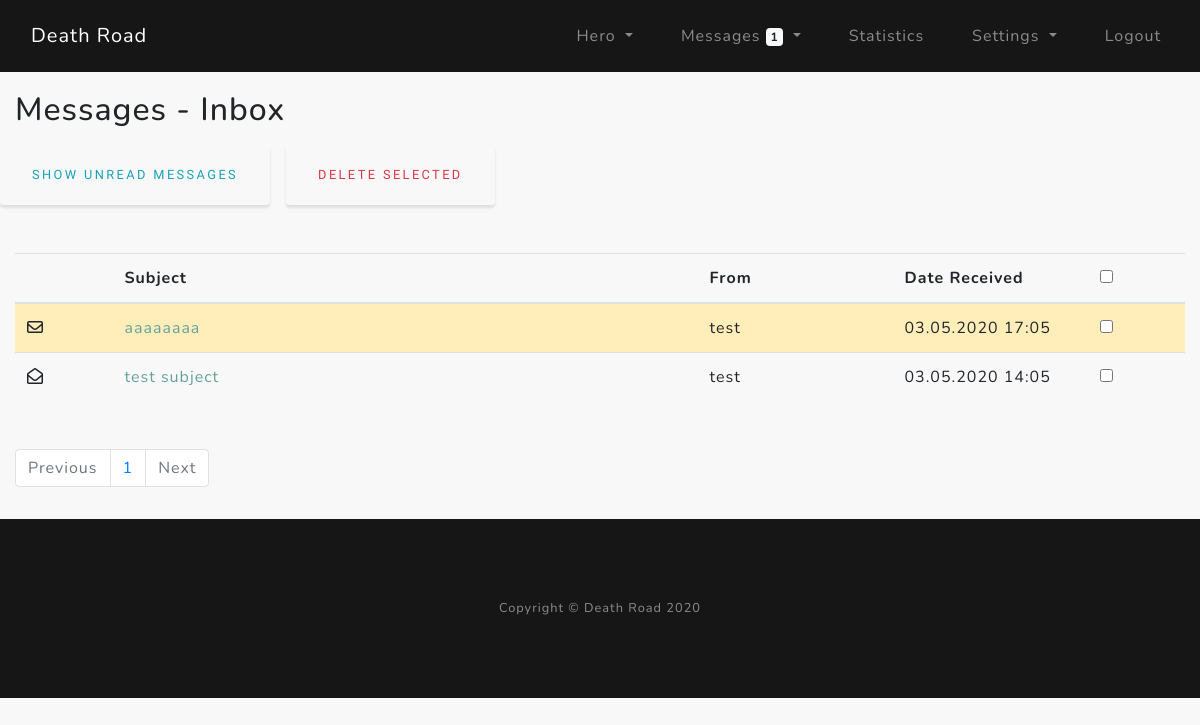
The page /msg_inbox (signed in) on the database as committed earlier.
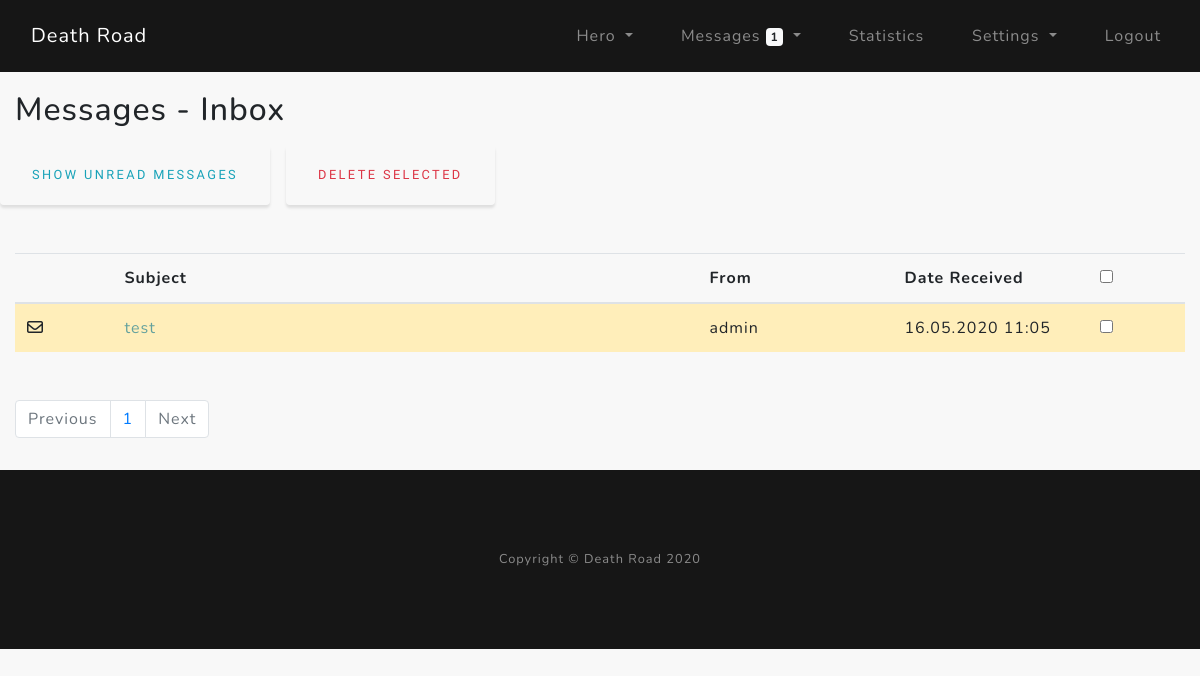
The same page on the database as committed later.
### core/models.py (models this page shows)
class Messages(db.Model):
    __tablename__ = "messages"
    mid = Column(Integer, primary_key=True)  # message ID
    recipient = Column(String(32))  # recipient - user id from name
    sender = Column(String(32))  # sender - current user id
    subject_msg = Column(String(32))  # subject_msg - msg subject
    body_msg = Column(Text)  # body_msg - message body
    date = Column(DateTime)  # date - date sent
    seen = Column(Boolean)  # seen - message seen
    del_in = Column(Boolean)  # del_in - delete message from inbox
    del_out = Column(Boolean)  # del_out - delete message from outbox

### core/messages/routes.py (the view, shortened to what this page needs)
@msgs.route("/msg_inbox", methods=["POST", "GET"])
@login_required
def msg_inbox():
    page = request.args.get("page", 1, type=int)
    msg_per_page = User.query.get_or_404(current_user.id)
    get_unread_msgs = unread_msgs(current_user.username)
    if request.args and request.args.get("unread") == "true":
        unread_msg_count = Messages.query. \
            filter_by(recipient=current_user.username, del_in=False, seen=False). \
            count()
        msgs_received = Messages.query. \
            order_by(Messages.date.desc()). \
            filter_by(recipient=current_user.username, del_in=False, seen=False). \
            paginate(page=page, per_page=unread_msg_count)
    else:
        msgs_received = Messages.query. \
            order_by(Messages.date.desc()). \
            filter_by(recipient=current_user.username, del_in=False). \
            paginate(page=page, per_page=msg_per_page.msg_per_page)
    next_page_button = url_for("msgs.msg_inbox", page=msgs_received.next_num) if msgs_received.next_num else None
    previous_page_button = url_for("msgs.msg_inbox", page=msgs_received.prev_num) if msgs_received.prev_num else None
    form = MessageMultipleDelete()
    return render_template("msg_inbox.html",
                           msgs_received=msgs_received,
                           next_page_button=next_page_button,
                           previous_page_button=previous_page_button,
                           form=form,
                           get_unread_msgs=get_unread_msgs)

### core/messages/forms.py
class MessageMultipleDelete(FlaskForm):
    multi_del = BooleanField()
    submit_del = SubmitField("Delete Selected")

### core/models.py (called while the page is built)
@login_manager.user_loader
def load_user(user_id):
    return User.query.get(int(user_id))

### core/utils/unread_msgs.py (called while the page is built)
def unread_msgs(current_acc_uname):
    gum = Messages.query.filter_by(recipient=current_acc_uname, del_in=False, seen=False).count()
    return gum

### core/templates/msg_inbox.html (shortened to what this page needs)
{% extends "layout.html" %}
{% block content %}
<section class="msg_inbox-section">
    <div class="container py-3">
        <div class="row">
            <div class="col-lg">
                <h2>Messages - Inbox</h2>
                <form method="post">
                    <div class="row mt-3">
                        {% if request.args.get("unread") %}
                            <a href="{{ url_for('msgs.msg_inbox') }}" class="btn btn-outline-info mr-3">Show All Messages</a>
                        {% else %}
                            <a href="?unread=true" class="btn btn-outline-info mr-3">Show Unread Messages</a>
                        {% endif %}
                        {{ form.submit_del(class="btn btn-outline-danger") }}
                    </div>
                    <table class="table table-hover my-5">
                        <thead>
                            <tr>
                                <th scope="col" class="col-md-1"></th>
                                <th scope="col" class="col-md-6">Subject</th>
                                <th scope="col" class="col-md-2">From</th>
                                <th scope="col" class="col-md-2">Date Received</th>
                                <th scope="col" class="col-md-1"><input type="checkbox" name="select_all" onclick="toggle(this)"></th>
                            </tr>
                        </thead>
                        <tbody>
                            {% for msgs_r in msgs_received.items %}
                            <tr {% if msgs_r.seen == 0 %} class="table-warning" {% endif %}>
                                <td>{% if msgs_r.seen == 0 %} <i class="far fa-envelope"></i> {% else %} <i class="far fa-envelope-open"></i> {% endif %}</td>
                                <td><a href="{{ url_for('msgs.msg_read', mid=msgs_r.mid) }}">{{ msgs_r.subject_msg }}</a></td>
                                <td>{{ msgs_r.sender }}</td>
                                <td>{{ msgs_r.date.strftime("%d.%m.%Y %H:%m") }}</td>
                                <td>{{ form.multi_del(value=msgs_r.mid) }}</td>
                            </tr>
                            {% endfor %}
                        </tbody>
                    </table>
                </form>
                <nav aria-label="pagination">
                    <ul class="pagination">
                        {% if msgs_received.prev_num != None %}
                            <li class="page-item"><a class="page-link"  href="{{ previous_page_button }}">Previous</a></li>
                        {% else %}
                            <li class="page-item disabled"><a class="page-link">Previous</a></li>
                        {% endif %}
                        {% for page_num in msgs_received.iter_pages(left_edge=1, right_edge=1, left_current=1, right_current=2) %}
                            {% if page_num %}
                                {% if msgs_received.page == page_num %}
                                    <li class="page-item"><a class="page-link"  href="{{ url_for('msgs.msg_inbox', page=page_num) }}">{{ page_num }}</a></li>
                                {% else %}
                                    <li class="page-item"><a class="page-link"  href="{{ url_for('msgs.msg_inbox', page=page_num) }}">{{ page_num }}</a></li>
                                {% endif %}
                            {% else %}
                                <span class="m-2"></span>
                            {% endif %}
                        {% endfor %}
                        {% if msgs_received.next_num != None %}
                            <li class="page-item"><a class="page-link"  href="{{ next_page_button }}">Next</a></li>
                        {% else %}
                            <li class="page-item disabled"><a class="page-link">Next</a></li>
                        {% endif %}
                    </ul>
                </nav>
            </div>
        </div>
    </div>
</section>
{% endblock %}

Rows that differ between the two databases and show on the page:
removed Messages: seen False (drawn), subject_msg "aaaaaaaa", sender "test", date "03.05.2020 17:05"
changed Messages "test": seen True → False (drawn); subject_msg "test subject" → "test"; sender "test" → "admin"; date "03.05.2020 14:05" → "16.05.2020 11:05"
